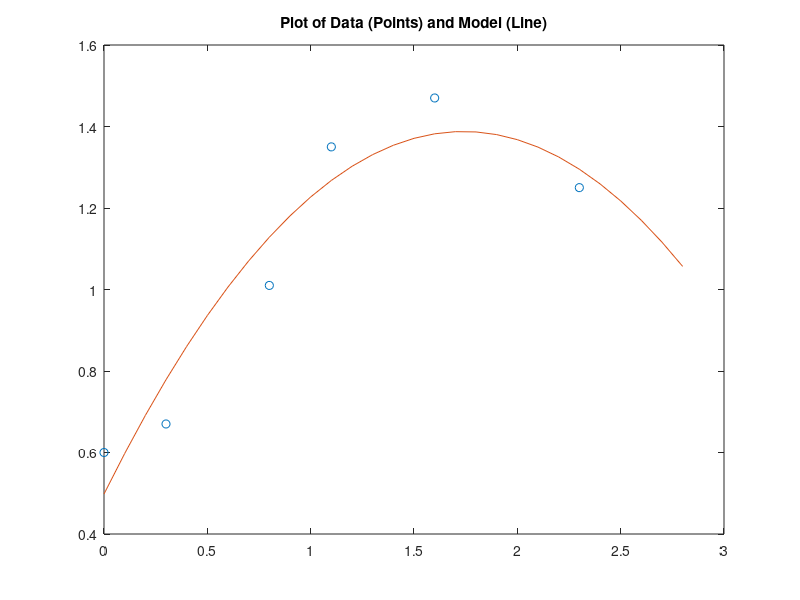

This figure's MATLAB source:
t = [0 0.3 0.8 1.1 1.6 2.3];
y = [0.6 0.67 1.01 1.35 1.47 1.25];
p = polyfit(t,y,2)
t2 = 0:0.1:2.8;
y2 = polyval(p,t2);
figure
plot(t,y,'o',t2,y2)
title('Plot of Data (Points) and Model (Line)')